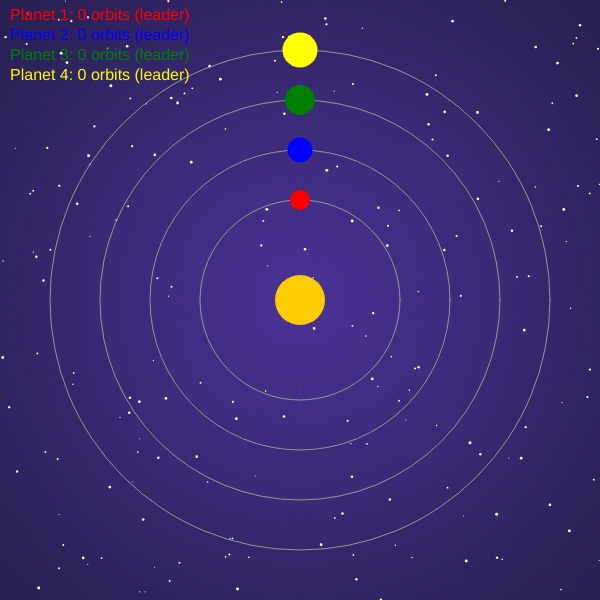
Frame 1 (no input)
Frame 60 (no input): identical to frame 1, image omitted
Frame 120 (the mouse pressed at the canvas centre since frame 60): identical to frame 1, image omitted

The p5.js sketch that drew this single still picture (run headless with seeded random() and noise() and a simulated clock; from frame 60 on, the mouse is pressed at the canvas centre):

// p5.js sketch
// ── sketch.js
let sun;
let planets = [];
let startRace = false;
let frameCounter = 0;
const MIN_SPEED = 0.015;
const MAX_SPEED = 0.025;
const SPEED_CHANGE_INTERVAL = 10; 
const RUBBERBAND_STRENGTH = 0.0005;
let stars = [];
let raceOver = false;
const LAPS_TO_WIN = 3;

function setup() {
  createCanvas(600, 600);

  stars = [];
  for (let i = 0; i < 200; i++) {
    stars.push({
      x: random(width),
      y: random(height),
      size: random(1, 3)
    });
  }

  let baseSpeed = 0.02;
  
  planets.push(createPlanet(100, baseSpeed, 20, 'red'));
  planets.push(createPlanet(150, baseSpeed, 25, 'blue')); 
  planets.push(createPlanet(200, baseSpeed, 30, 'green'));
  planets.push(createPlanet(250, baseSpeed, 35, 'yellow'));
}

function drawBackground() {
  // makes a gradient
  let radius = max(width*2, height*2);
  for (let r = radius; r > 0; r -= 2) {
    let inter = map(r, radius, 0, 0, 1);
    let c = lerpColor(
      color(25, 25, 50),
      color(75, 50, 150)  
    , inter);
    noStroke();
    fill(c);
    ellipse(width/2, height/2, r, r);
  }

  // stars
  fill(255);
  noStroke();
  for (let star of stars) {
    ellipse(star.x, star.y, star.size);
  }
}

function draw() {
  drawBackground();
  // sun
  fill(255, 204, 0);
  noStroke();
  ellipse(width/2, height/2, 50);

  // orbit lines
  stroke(150);
  noFill();
  for (let planet of planets) {
    ellipse(width / 2, height / 2, planet.distance * 2, planet.distance * 2);
  }

  if (startRace && !raceOver) {
    frameCounter++;
    
    if (frameCounter % SPEED_CHANGE_INTERVAL === 0) {
      randomizeSpeed();
    }
    
    balanceSpeeds();
  }

  for (let planet of planets) {
    if (startRace && !raceOver) {
      movePlanet(planet);
    }
    displayPlanet(planet);
  }

  // look for winner
  let winner = planets.find(p => p.orbits >= LAPS_TO_WIN);
  if (winner && !raceOver) {
    raceOver = true;
    startRace = false;
  }

  // show orbit counts and status
  textSize(16);
  let maxProgress = Math.max(...planets.map(p => p.angle + TWO_PI * p.orbits));
  for (let i = 0; i < planets.length; i++) {
    fill(planets[i].color);
    let totalProgress = planets[i].angle + TWO_PI * planets[i].orbits;
    let leaderText = totalProgress === maxProgress ? " (leader)" : "";
    text(`Planet ${i + 1}: ${planets[i].orbits} orbits${leaderText}`, 10, 20 + i * 20);
  }

  // winner message
  if (raceOver) {
    textSize(32);
    fill(255);
    textAlign(CENTER);
    text(`Planet ${planets.indexOf(winner) + 1} Wins!`, width/2, height/2);
    textSize(16);
    text('Press ENTER to restart', width/2, height/2 + 30);
    textAlign(LEFT);
  }
}

function randomizeSpeed() {
  for (let planet of planets) {
    planet.speed += random(-0.005, 0.005);
    planet.speed = constrain(planet.speed, MIN_SPEED, MAX_SPEED);
  }
}

function balanceSpeeds() {
  let maxPos = Math.max(...planets.map(p => p.angle + TWO_PI * p.orbits));
  
  for (let planet of planets) {
    let pos = planet.angle + TWO_PI * planet.orbits;
    planet.speed += (maxPos - pos) * RUBBERBAND_STRENGTH;
    planet.speed = constrain(planet.speed, MIN_SPEED, MAX_SPEED);
  }
}

function createPlanet(distance, speed, size, color) {
  return {
    distance,
    angle: -PI / 2,
    speed,
    size,
    color,
    orbits: 0 
  };
}

function movePlanet(planet) {
  planet.angle += planet.speed;
  if (planet.angle >= TWO_PI - PI / 2) {
    planet.angle = -PI / 2;
    planet.orbits++; 
  }
}

function displayPlanet(planet) {
  let x = width / 2 + cos(planet.angle) * planet.distance;
  let y = height / 2 + sin(planet.angle) * planet.distance;
  fill(planet.color);
  noStroke();
  ellipse(x, y, planet.size);
}

function keyPressed() {
  if (keyCode === ENTER && !raceOver) {
    startRace = true;
  }
  if (keyCode === ENTER && raceOver) {
    // Reset game
    raceOver = false;
    startRace = false;
    frameCounter = 0;
    for (let planet of planets) {
      planet.orbits = 0;
      planet.angle = -PI / 2;
      planet.speed = 0.02; // Reset to base speed
    }
  }
  if (!raceOver) {
    if (key === '1') {
      planets[0].speed += 0.01;
    } else if (key === '2') {
      planets[1].speed += 0.01;
    } else if (key === '3') {
      planets[2].speed += 0.01;
    } else if (key === '4') {
      planets[3].speed += 0.01;
    }
  }
}
